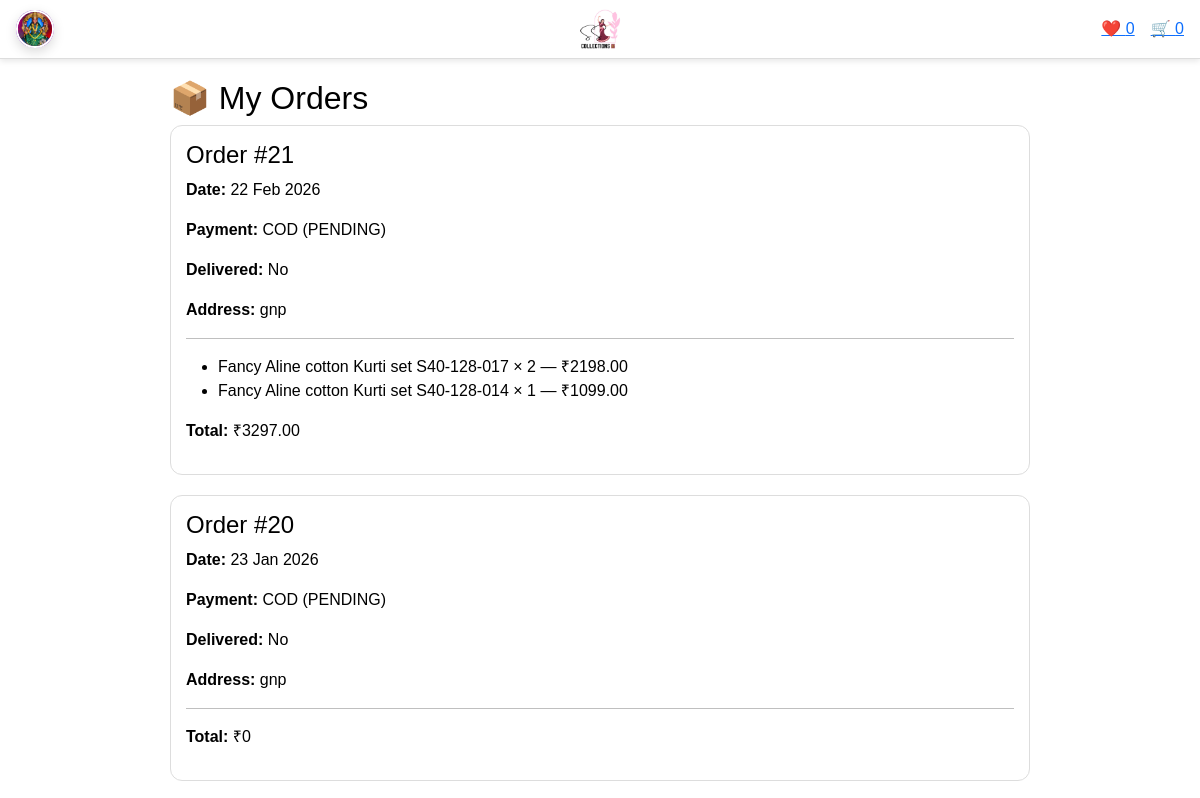
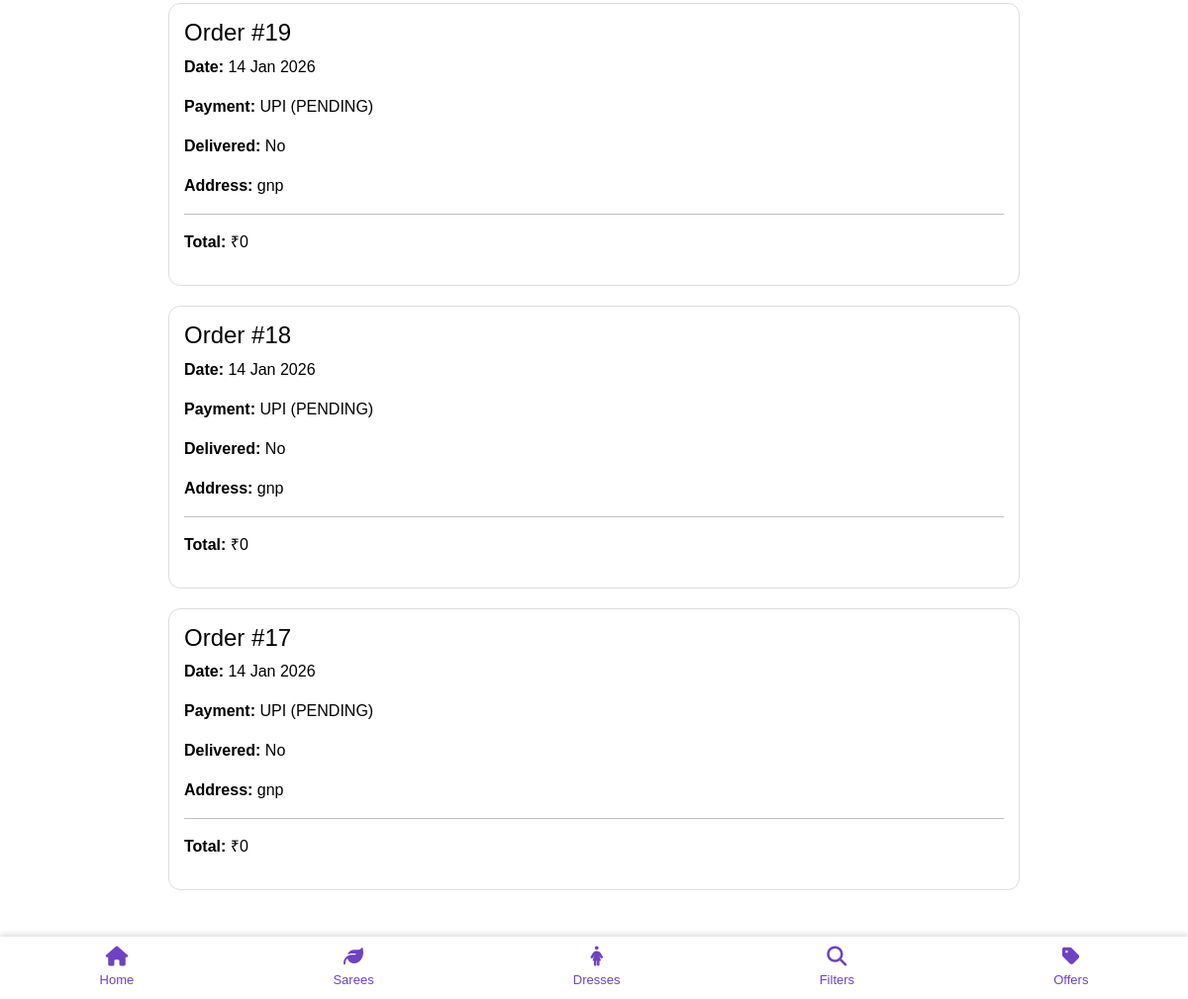
The app's page /my-orders/ (signed in) with its own data (2 pictures, top to bottom).
### shop/models.py (models this page shows, shortened)
class Profile(models.Model):
    user = models.OneToOneField(User, on_delete=models.CASCADE, related_name="profile")
    phone = models.CharField(max_length=20, blank=True)
    address = models.TextField(blank=True)
    profile_image = models.ImageField(
        upload_to="profiles/",
        blank=True,
        null=True
    )

class Order(models.Model):
    PAYMENT_METHODS = [
        ("COD", "Cash on Delivery"),
        ("RAZORPAY", "Razorpay"),
        ("UPI", "UPI"),
    ]
    PAYMENT_STATUS = [
        ("PENDING", "Pending"),
        ("PAID", "Paid"),
        ("FAILED", "Failed"),
    ]
    user = models.ForeignKey(User, on_delete=models.CASCADE)
    created_at = models.DateTimeField(auto_now_add=True)
    delivered = models.BooleanField(default=False)
    address = models.TextField(blank=True)
    payment_method = models.CharField(max_length=20, choices=PAYMENT_METHODS, default="COD")
    payment_status = models.CharField(max_length=20, choices=PAYMENT_STATUS, default="PENDING")
    razorpay_order_id = models.CharField(max_length=200, blank=True, null=True)
    razorpay_payment_id = models.CharField(max_length=200, blank=True, null=True)
    razorpay_signature = models.CharField(max_length=200, blank=True, null=True)
    def total_amount(self):
        return sum(item.subtotal() for item in self.items.all())

class OrderItem(models.Model):
    order = models.ForeignKey(Order, on_delete=models.CASCADE, related_name="items")
    product = models.ForeignKey(Product, on_delete=models.CASCADE)
    quantity = models.PositiveIntegerField(default=1)
    price = models.DecimalField(max_digits=10, decimal_places=2)
    def subtotal(self):
        return self.price * self.quantity

class Product(models.Model):
    CATEGORY_CHOICES = [
        ("sarees", "Sarees"),
        ("dress", "Dresses"),
        ("offers", "Offers"),
    ]
    name = models.CharField(max_length=255)
    category = models.CharField(max_length=50, choices=CATEGORY_CHOICES)
    price = models.DecimalField(max_digits=10, decimal_places=2)
    available = models.BooleanField(default=True)
    image = CloudinaryField("image", blank=True, null=True)
    description = models.TextField(blank=True)
    details = models.TextField(blank=True)
    show_on_homepage = models.BooleanField(default=True)
    is_offer = models.BooleanField(default=False)
    created_at = models.DateTimeField(auto_now_add=True)
    class Meta:
        ordering = ["-created_at"]

### shop/views.py (the view)
# urls.py: path("my-orders/", views.my_orders, name="my_orders"),
@login_required
def my_orders(request):
    orders = Order.objects.filter(user=request.user).order_by("-created_at")
    return render(request, "shop/my_orders.html", {
        "orders": orders
    })

### shop/context_processors.py (called while the page is built)
def user_counts(request):
    cart_count = 0
    wishlist_count = 0
    if request.user.is_authenticated:
        cart = request.session.get('cart', {})
        cart_count = sum(cart.values())  # sum of all quantities
        wishlist_count = Wishlist.objects.filter(user=request.user).count()
    return {
        'cart_count': cart_count,
        'wishlist_count': wishlist_count,
    }

### templates/shop/my_orders.html (shortened to what this page needs)
{% extends "shop/base.html" %}
{% block content %}
<div style="max-width:900px;margin:auto;padding:20px;">
  <h2>📦 My Orders</h2>
  {% if orders %}
    {% for order in orders %}
      <div style="border:1px solid #ddd;padding:15px;margin-bottom:20px;border-radius:12px;">
        <h4>Order #{{ order.id }}</h4>
        <p><b>Date:</b> {{ order.created_at|date:"d M Y" }}</p>
        <p><b>Payment:</b> {{ order.payment_method }} ({{ order.payment_status }})</p>
        <p><b>Delivered:</b> {{ order.delivered|yesno:"Yes,No" }}</p>
        <p><b>Address:</b> {{ order.address }}</p>
        <hr>
        <ul>
          {% for item in order.items.all %}
            <li>
              {{ item.product.name }} × {{ item.quantity }}
              — ₹{{ item.subtotal }}
            </li>
          {% endfor %}
        </ul>
        <p><b>Total:</b> ₹{{ order.total_amount }}</p>
      </div>
    {% endfor %}
  {% else %}
    <p>No orders yet.</p>
  {% endif %}
</div>
{% endblock %}

### templates/shop/base.html (shortened to what this page needs)
{% load static %}
<!DOCTYPE html>
<html lang="en">
<head>
     <link href="https://cdn.jsdelivr.net/npm/bootstrap@5.3.2/dist/css/bootstrap.min.css" rel="stylesheet">
    <link rel="stylesheet" href="{% static 'shop/css/styles.css' %}" />
    <link rel="stylesheet"
          href="https://cdnjs.cloudflare.com/ajax/libs/font-awesome/6.5.0/css/all.min.css"/>
</head>
<body>
<nav class="top-nav">
    <div class="profile-wrapper">
        <button class="profile-btn" onclick="toggleProfile()">
            <div class="avatar">
                {% if user.is_authenticated %}
                    {% if user.profile.profile_image %}
                        <img src="{{ user.profile.profile_image.url }}">
                    {% else %}
                        {{ user.username|slice:":1"|upper }}
                    {% endif %}
                {% else %}
                    <i class="fa fa-user"></i>
                {% endif %}
            </div>
        </button>
    </div>
    <a href="{% url 'home' %}" class="logo-center">
        <img src="{% static 'shop/images/ammuu logo.jpg' %}" height="40">
    </a>
    <div class="top-nav-right">
      {% if user.is_authenticated %}
        <a href="{% url 'wishlist' %}">❤️ {{ wishlist_count }}</a>
        <a href="{% url 'cart' %}">🛒 {{ cart_count }}</a>
      {% endif %}
    </div>
</nav>
{% block content %}{% endblock %}
<nav class="bottom-nav">
    <a href="{% url 'home' %}">
        <i class="fa-solid fa-house"></i>
        <span>Home</span>
    </a>
     <a href="{% url 'category' 'sarees' %}">
       <i class="fa-solid fa-leaf"></i>
          <span>Sarees</span>
    </a>
    <a href="{% url 'category' 'dresses' %}">
        <i class="fa-solid fa-person-dress"></i>
        <span>Dresses</span>
    </a>
    <a href="javascript:void(0);" onclick="toggleFilters()">
        <i class="fa-solid fa-magnifying-glass"></i>
        <span>Filters</span>
    </a>
    <a href="{% url 'offers' %}">
        <i class="fa-solid fa-tag"></i>
        <span>Offers</span>
    </a>
</nav>
</body>
</html>

### shop/static/shop/css/styles.css (style rules this page uses)
:root { --bg: #ffffff; --primary: #0b7285; --radius: 12px; }
* { box-sizing: border-box; margin: 0; padding: 0; }
body { font-family: 'Josefin Sans', sans-serif; color: #000; background: var(--bg); }
.top-nav { display: flex; justify-content: space-between; align-items: center; padding: 10px 20px; background: #f8f8f8; border-bottom: 1px solid #ddd; position: sticky; top: 0; z-index: 1000; }
.profile-wrapper { position: relative; }
.profile-btn { background: none; border: none; cursor: pointer; display: flex; align-items: center; gap: 8px; font-size: 14px; }
.avatar { width: 34px; height: 34px; border-radius: 50%; background: linear-gradient(135deg, #0b7285, #22b8cf); color: #fff; display: flex; align-items: center; justify-content: center; font-weight: bold; font-size: 14px; }
.bottom-nav { position: fixed; bottom: 0; left: 0; right: 0; background: #fff; display: flex; justify-content: space-around; align-items: center; padding: 8px 0; box-shadow: 0 -2px 6px rgba(0,0,0,0.15); z-index: 4000; }
.bottom-nav a { display: flex; flex-direction: column; align-items: center; justify-content: center; text-decoration: none; color: #000; font-size: 12px; gap: 4px; }
.bottom-nav i { font-size: 18px; }
.profile-btn { display: flex; align-items: center; gap: 8px; background: linear-gradient(135deg, #0b7285, #20c997); color: #fff; border: none; padding: 8px 14px; border-radius: 30px; font-size: 14px; cursor: pointer; transition: all 0.3s ease; box-shadow: 0 4px 12px rgba(0,0,0,0.15); }
.bottom-nav { position: fixed; bottom: 0; left: 0; right: 0; background: #fff; display: flex; justify-content: space-around; align-items: center; padding: 10px 0; box-shadow: 0 -2px 6px rgba(0,0,0,0.15); z-index: 4000; }
.bottom-nav a { display: flex; flex-direction: column; align-items: center; justify-content: center; text-decoration: none; color: #6f42c1; font-size: 13px; gap: 4px; }
.bottom-nav i { font-size: 20px; }

### templates/shop/base.html (style rules this page uses)
body { margin: 0; padding-bottom: 70px; }
.profile-wrapper { position: relative; }
.profile-btn { background: transparent; border: none; padding: 0; cursor: pointer; }
.avatar { width: 38px; height: 38px; border-radius: 50%; background: #6a0dad; display: flex; align-items: center; justify-content: center; color: #ffffff; font-size: 18px; }
.avatar img { width: 100%; height: 100%; border-radius: 50%; object-fit: cover; border: 2px solid #fff; }
.top-nav { display: flex; align-items: center; padding: 10px 16px; background: #fff; box-shadow: 0 2px 6px rgba(0,0,0,0.1); position: sticky; top: 0; z-index: 3000; position: relative; }
.top-nav-right { display: flex; align-items: center; gap: 16px; }
.logo-center { position: absolute; left: 50%; transform: translateX(-50%); }

### records on screen
Order: id "21", created_at "22 Feb 2026", payment_method "COD", payment_status "PENDING", delivered "No", address "gnp", total_amount "3297.00"
OrderItem: product.name "Fancy Aline cotton Kurti set S40-128-017", quantity "2", subtotal "2198.00"
OrderItem: product.name "Fancy Aline cotton Kurti set S40-128-014", quantity "1", subtotal "1099.00"
Order: id "20", created_at "23 Jan 2026", payment_method "COD", payment_status "PENDING", delivered "No", address "gnp", total_amount "0"
Order: id "19", created_at "14 Jan 2026", payment_method "UPI", payment_status "PENDING", delivered "No", address "gnp", total_amount "0"
Order: id "18", created_at "14 Jan 2026", payment_method "UPI", payment_status "PENDING", delivered "No", address "gnp", total_amount "0"
Order: id "17", created_at "14 Jan 2026", payment_method "UPI", payment_status "PENDING", delivered "No", address "gnp", total_amount "0"

### other values on screen
{{ wishlist_count }} "0"
{{ cart_count }} "0"
